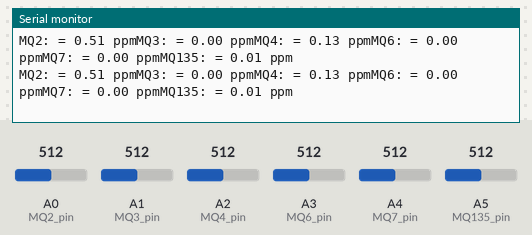
The sketch below on a simulated Arduino Uno, built with avr-gcc and run on an emulated ATmega328P. Parts: the last lines printed to the serial monitor. Inputs (shaded band) come from the test bench; at power-on: A4 (MQ7_pin) = 512, A0 (MQ2_pin) = 512, A1 (MQ3_pin) = 512, A2 (MQ4_pin) = 512, A3 (MQ6_pin) = 512, A5 (MQ135_pin) = 512.

Above: at 3.8 s.
3.9 s: A4 (MQ7_pin) set to 963
At 7.2 s:
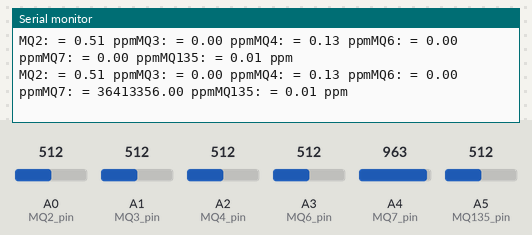
7.8 s: A4 (MQ7_pin) set to 987
At 9.7 s:
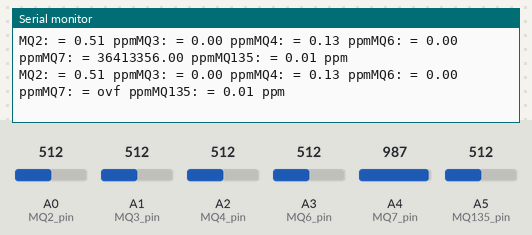

Measured:
- the behaviour switches between 978 and 979 on A4 (MQ7_pin) (found by bisection; images 1 and 2)
- after the input at 3.9 s, the serial monitor: prints a new line after 2.2 s (image 1)
- after the input at 7.8 s, the serial monitor: prints a new line after 1.3 s (image 2)

The sketch:

ppmSensor.ino
```cpp
class GasSensor {
  protected:
    int pin;
    float R0;
    float VC;
    float RL;

  public:
    GasSensor(int pin, float R0, float VC, float RL) {
      this->pin = pin;
      this->R0 = R0;
      this->VC = VC;
      this->RL = RL;
      pinMode(pin, INPUT);
    }

    float readSensor() {
      int sensorValue = analogRead(pin);
      return sensorValue * (VC / 1023.0);
    }

    float calculateRS(float VRL) {
      return ((VC / VRL) - 1.0) * RL;
    }

    float calculateRatio(float RS) {
      return RS / R0;
    }
};

class MQ2Sensor : public GasSensor {
  public:
    MQ2Sensor(int pin) : GasSensor(pin, 0.04, 5.0, 1.0) {}
    float calculatePPM(float ratio) {
      return pow((18.365 / ratio), (1.0 / 0.453));
    }
};

class MQ3Sensor : public GasSensor {
  public:
    MQ3Sensor(int pin) : GasSensor(pin, 0.00, 5.0, 1.0) {}
    float calculatePPM(float ratio) {
      return pow((0.5312 / ratio), (1.0 / 0.668));
    }
};

class MQ4Sensor : public GasSensor {
  public:
    MQ4Sensor(int pin) : GasSensor(pin, 0.02, 5.0, 1.0) {}
    float calculatePPM(float ratio) {
      return pow((23.114 / ratio), (1.0 / 0.376));
    }
};

class MQ6Sensor : public GasSensor {
  public:
    MQ6Sensor(int pin) : GasSensor(pin, 0.01, 5.0, 1.0) {}
    float calculatePPM(float ratio) {
      return pow((21.52 / ratio), (1.0 / 0.264));
    }
};

class MQ7Sensor : public GasSensor {
  public:
    MQ7Sensor(int pin) : GasSensor(pin, 0.01, 5.0, 1.0) {}
    float calculatePPM(float ratio) {
      return pow((19.32 / ratio), (1.0 / 0.065));
    }
};

class MQ135Sensor : public GasSensor {
  public:
    MQ135Sensor(int pin) : GasSensor(pin, 0.04, 5.0, 1.0) {}
    float calculatePPM(float ratio) {
      return pow((5.1927 / ratio), (1.0 / 0.352));
    }
};

const int MQ2_pin = A0;
const int MQ3_pin = A1;
const int MQ4_pin = A2;
const int MQ6_pin = A3;
const int MQ7_pin = A4;
const int MQ135_pin = A5;

MQ2Sensor mq2(MQ2_pin);
MQ3Sensor mq3(MQ3_pin);
MQ4Sensor mq4(MQ4_pin);
MQ6Sensor mq6(MQ6_pin);
MQ7Sensor mq7(MQ7_pin);
MQ135Sensor mq135(MQ135_pin);

void setup() {
  Serial.begin(9600);
}

void loop() {
  float MQ2 = mq2.readSensor();
  float MQ3 = mq3.readSensor();
  float MQ4 = mq4.readSensor();
  float MQ6 = mq6.readSensor();
  float MQ7 = mq7.readSensor();
  float MQ135 = mq135.readSensor();

  float propano = MQ2;  // Exemplo, ajustar conforme necessário
  float Alcool = MQ3;
  float Ch4 = MQ4;
  float H2 = MQ6;
  float CO = MQ7;
  float CO2 = MQ135;

  float RS_A0 = mq2.calculateRS(propano);
  float RS_A1 = mq3.calculateRS(Alcool);
  float RS_A2 = mq4.calculateRS(Ch4);
  float RS_A3 = mq6.calculateRS(H2);
  float RS_A4 = mq7.calculateRS(CO);
  float RS_A5 = mq135.calculateRS(CO2);

  float ratio_A0 = mq2.calculateRatio(RS_A0);
  float ratio_A1 = mq3.calculateRatio(RS_A1);
  float ratio_A2 = mq4.calculateRatio(RS_A2);
  float ratio_A3 = mq6.calculateRatio(RS_A3);
  float ratio_A4 = mq7.calculateRatio(RS_A4);
  float ratio_A5 = mq135.calculateRatio(RS_A5);

  float MQ2ppm = mq2.calculatePPM(ratio_A0);
  float MQ3ppm = mq3.calculatePPM(ratio_A1);
  float MQ4ppm = mq4.calculatePPM(ratio_A2);
  float MQ6ppm = mq6.calculatePPM(ratio_A3);
  float MQ7ppm = mq7.calculatePPM(ratio_A4);
  float MQ135ppm = mq135.calculatePPM(ratio_A5);

  Serial.print("MQ2: = ");
  Serial.print(MQ2ppm);
  Serial.print(" ppm");

  Serial.print("MQ3: = ");
  Serial.print(MQ3ppm);
  Serial.print(" ppm");

  Serial.print("MQ4: = ");
  Serial.print(MQ4ppm);
  Serial.print(" ppm");

  Serial.print("MQ6: = ");
  Serial.print(MQ6ppm);
  Serial.print(" ppm");

  Serial.print("MQ7: = ");
  Serial.print(MQ7ppm);
  Serial.print(" ppm");


  Serial.print("MQ135: = ");
  Serial.print(MQ135ppm);
  Serial.print(" ppm\n");

  delay(3000);
}
```
